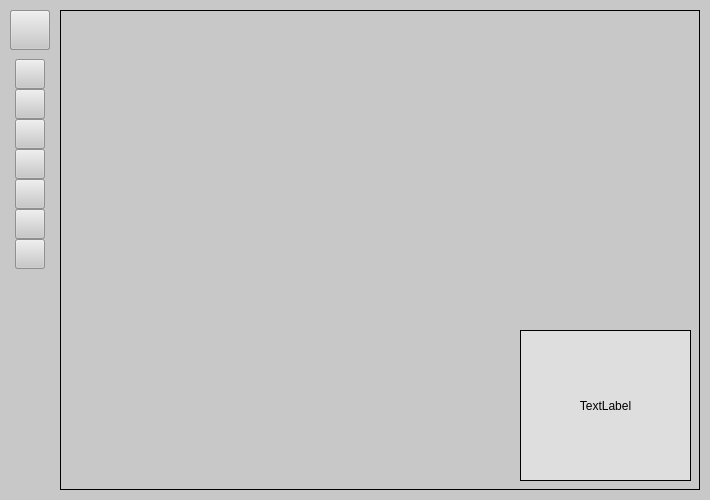
<?xml version="1.0" encoding="UTF-8"?>
<ui version="4.0">
 <class>MainWindow</class>
 <widget class="QMainWindow" name="MainWindow">
  <property name="enabled">
   <bool>true</bool>
  </property>
  <property name="geometry">
   <rect>
    <x>0</x>
    <y>0</y>
    <width>710</width>
    <height>500</height>
   </rect>
  </property>
  <property name="windowTitle">
   <string>Eyeguard</string>
  </property>
  <property name="styleSheet">
   <string notr="true">background-color: rgb(200, 200, 200);</string>
  </property>
  <widget class="QWidget" name="centralwidget">
   <widget class="QLabel" name="image_label">
    <property name="geometry">
     <rect>
      <x>60</x>
      <y>10</y>
      <width>640</width>
      <height>480</height>
     </rect>
    </property>
    <property name="frameShape">
     <enum>QFrame::Panel</enum>
    </property>
    <property name="text">
     <string/>
    </property>
    <property name="textFormat">
     <enum>Qt::AutoText</enum>
    </property>
   </widget>
   <widget class="QPushButton" name="button_menu">
    <property name="geometry">
     <rect>
      <x>10</x>
      <y>10</y>
      <width>40</width>
      <height>40</height>
     </rect>
    </property>
    <property name="styleSheet">
     <string notr="true">
#button_menu{
background-color: transparent ;
color: rgb(255, 255, 255);
border-image: url(icon/icon_black-02.png);

}
#button_menu:hover{
border-image: url(icon/icon_blue-02.png);
background-color:rgba(250, 250, 250,150);
}
</string>
    </property>
    <property name="text">
     <string/>
    </property>
   </widget>
   <widget class="QWidget" name="widget_menu" native="true">
    <property name="geometry">
     <rect>
      <x>10</x>
      <y>9</y>
      <width>41</width>
      <height>481</height>
     </rect>
    </property>
    <widget class="QPushButton" name="button_time">
     <property name="geometry">
      <rect>
       <x>5</x>
       <y>50</y>
       <width>30</width>
       <height>30</height>
      </rect>
     </property>
     <property name="styleSheet">
      <string notr="true">#button_time{
border-image: url(icon/icon_black-03.png);}

#button_time:hover{
border-image: url(icon/icon_blue-03.png);
background-color:rgba(250, 250, 250,150);}</string>
     </property>
     <property name="text">
      <string/>
     </property>
     <attribute name="buttonGroup">
      <string notr="true">buttonGroup</string>
     </attribute>
    </widget>
    <widget class="QPushButton" name="button_blink">
     <property name="geometry">
      <rect>
       <x>5</x>
       <y>80</y>
       <width>30</width>
       <height>30</height>
      </rect>
     </property>
     <property name="styleSheet">
      <string notr="true">
#button_blink{
border-image: url(icon/icon_black-04.png);}

#button_blink:hover{
border-image: url(icon/icon_blue-04.png);
background-color:rgba(250, 250, 250,150);}</string>
     </property>
     <property name="text">
      <string/>
     </property>
     <attribute name="buttonGroup">
      <string notr="true">buttonGroup</string>
     </attribute>
    </widget>
    <widget class="QPushButton" name="button_angle">
     <property name="geometry">
      <rect>
       <x>5</x>
       <y>110</y>
       <width>30</width>
       <height>30</height>
      </rect>
     </property>
     <property name="styleSheet">
      <string notr="true">
#button_angle{
border-image: url(icon/icon_black-05.png);}

#button_angle:hover{
border-image: url(icon/icon_blue-05.png);
background-color:rgba(250, 250, 250,150);}</string>
     </property>
     <property name="text">
      <string/>
     </property>
     <attribute name="buttonGroup">
      <string notr="true">buttonGroup</string>
     </attribute>
    </widget>
    <widget class="QPushButton" name="button_distance">
     <property name="geometry">
      <rect>
       <x>5</x>
       <y>140</y>
       <width>30</width>
       <height>30</height>
      </rect>
     </property>
     <property name="styleSheet">
      <string notr="true">
#button_distance{
border-image: url(icon/icon_black-06.png);}

#button_distance:hover{
border-image: url(icon/icon_blue-06.png);
background-color:rgba(250, 250, 250,150);}</string>
     </property>
     <property name="text">
      <string/>
     </property>
     <attribute name="buttonGroup">
      <string notr="true">buttonGroup</string>
     </attribute>
    </widget>
    <widget class="QPushButton" name="button_sex">
     <property name="geometry">
      <rect>
       <x>5</x>
       <y>170</y>
       <width>30</width>
       <height>30</height>
      </rect>
     </property>
     <property name="styleSheet">
      <string notr="true">

#button_sex{
border-image: url(icon/icon_black-07.png);}

#button_sex:hover{
border-image: url(icon/icon_blue-07.png);
background-color:rgba(250, 250, 250,150);}</string>
     </property>
     <property name="text">
      <string/>
     </property>
     <attribute name="buttonGroup">
      <string notr="true">buttonGroup</string>
     </attribute>
    </widget>
    <widget class="QPushButton" name="button_age">
     <property name="geometry">
      <rect>
       <x>5</x>
       <y>200</y>
       <width>30</width>
       <height>30</height>
      </rect>
     </property>
     <property name="styleSheet">
      <string notr="true">

#button_age{
border-image: url(icon/icon_black-08.png);}

#button_age:hover{
border-image: url(icon/icon_blue-08.png);
background-color:rgba(250, 250, 250,150);}</string>
     </property>
     <property name="text">
      <string/>
     </property>
     <attribute name="buttonGroup">
      <string notr="true">buttonGroup</string>
     </attribute>
    </widget>
    <widget class="QPushButton" name="button_bright">
     <property name="geometry">
      <rect>
       <x>5</x>
       <y>230</y>
       <width>30</width>
       <height>30</height>
      </rect>
     </property>
     <property name="styleSheet">
      <string notr="true">

#button_bright{
border-image: url(icon/icon_black-09.png);}

#button_bright:hover{
border-image: url(icon/icon_blue-09.png);
background-color:rgba(250, 250, 250,150);}</string>
     </property>
     <property name="text">
      <string/>
     </property>
     <attribute name="buttonGroup">
      <string notr="true">buttonGroup</string>
     </attribute>
    </widget>
    <widget class="QPushButton" name="button_age_2">
     <property name="geometry">
      <rect>
       <x>5</x>
       <y>200</y>
       <width>30</width>
       <height>30</height>
      </rect>
     </property>
     <property name="styleSheet">
      <string notr="true">border-image: url(icon/icon_blue-08.png);</string>
     </property>
     <property name="text">
      <string/>
     </property>
    </widget>
    <widget class="QPushButton" name="button_angle_2">
     <property name="geometry">
      <rect>
       <x>5</x>
       <y>110</y>
       <width>30</width>
       <height>30</height>
      </rect>
     </property>
     <property name="styleSheet">
      <string notr="true">border-image: url(icon/icon_blue-05.png);</string>
     </property>
     <property name="text">
      <string/>
     </property>
    </widget>
    <widget class="QPushButton" name="button_blink_2">
     <property name="geometry">
      <rect>
       <x>5</x>
       <y>80</y>
       <width>30</width>
       <height>30</height>
      </rect>
     </property>
     <property name="styleSheet">
      <string notr="true">border-image: url(icon/icon_blue-04.png);</string>
     </property>
     <property name="text">
      <string/>
     </property>
    </widget>
    <widget class="QPushButton" name="button_sex_2">
     <property name="geometry">
      <rect>
       <x>5</x>
       <y>170</y>
       <width>30</width>
       <height>30</height>
      </rect>
     </property>
     <property name="styleSheet">
      <string notr="true">border-image: url(icon/icon_blue-07.png);</string>
     </property>
     <property name="text">
      <string/>
     </property>
    </widget>
    <widget class="QPushButton" name="button_bright_2">
     <property name="geometry">
      <rect>
       <x>5</x>
       <y>230</y>
       <width>30</width>
       <height>30</height>
      </rect>
     </property>
     <property name="styleSheet">
      <string notr="true">border-image: url(icon/icon_blue-09.png);</string>
     </property>
     <property name="text">
      <string/>
     </property>
    </widget>
    <widget class="QPushButton" name="button_distance_2">
     <property name="geometry">
      <rect>
       <x>5</x>
       <y>140</y>
       <width>30</width>
       <height>30</height>
      </rect>
     </property>
     <property name="styleSheet">
      <string notr="true">border-image: url(icon/icon_blue-06.png);</string>
     </property>
     <property name="text">
      <string/>
     </property>
    </widget>
    <widget class="QPushButton" name="button_time_2">
     <property name="geometry">
      <rect>
       <x>5</x>
       <y>50</y>
       <width>30</width>
       <height>30</height>
      </rect>
     </property>
     <property name="styleSheet">
      <string notr="true">border-image: url(icon/icon_blue-03.png);</string>
     </property>
     <property name="text">
      <string/>
     </property>
    </widget>
   </widget>
   <widget class="QLabel" name="label">
    <property name="geometry">
     <rect>
      <x>520</x>
      <y>330</y>
      <width>171</width>
      <height>151</height>
     </rect>
    </property>
    <property name="layoutDirection">
     <enum>Qt::LeftToRight</enum>
    </property>
    <property name="styleSheet">
     <string notr="true">background-color: rgba(255, 255, 255,100);</string>
    </property>
    <property name="locale">
     <locale language="Thai" country="Thailand"/>
    </property>
    <property name="frameShape">
     <enum>QFrame::Panel</enum>
    </property>
    <property name="frameShadow">
     <enum>QFrame::Plain</enum>
    </property>
    <property name="text">
     <string>TextLabel</string>
    </property>
    <property name="textFormat">
     <enum>Qt::PlainText</enum>
    </property>
    <property name="alignment">
     <set>Qt::AlignCenter</set>
    </property>
   </widget>
   <widget class="QPushButton" name="button_menu_2">
    <property name="geometry">
     <rect>
      <x>10</x>
      <y>10</y>
      <width>40</width>
      <height>40</height>
     </rect>
    </property>
    <property name="styleSheet">
     <string notr="true">#button_menu_2{
border-image: url(icon/icon_blue-02.png);}</string>
    </property>
    <property name="text">
     <string/>
    </property>
   </widget>
   <zorder>image_label</zorder>
   <zorder>widget_menu</zorder>
   <zorder>button_menu</zorder>
   <zorder>label</zorder>
   <zorder>button_menu_2</zorder>
  </widget>
 </widget>
 <resources>
  <include location="iconnew.qrc"/>
 </resources>
 <connections>
  <connection>
   <sender>widget_menu</sender>
   <signal>windowIconTextChanged(QString)</signal>
   <receiver>widget_menu</receiver>
   <slot>hide()</slot>
   <hints>
    <hint type="sourcelabel">
     <x>31</x>
     <y>410</y>
    </hint>
    <hint type="destinationlabel">
     <x>35</x>
     <y>430</y>
    </hint>
   </hints>
  </connection>
  <connection>
   <sender>button_menu</sender>
   <signal>clicked(bool)</signal>
   <receiver>widget_menu</receiver>
   <slot>show()</slot>
   <hints>
    <hint type="sourcelabel">
     <x>27</x>
     <y>36</y>
    </hint>
    <hint type="destinationlabel">
     <x>22</x>
     <y>360</y>
    </hint>
   </hints>
  </connection>
 </connections>
 <buttongroups>
  <buttongroup name="buttonGroup"/>
 </buttongroups>
</ui>
